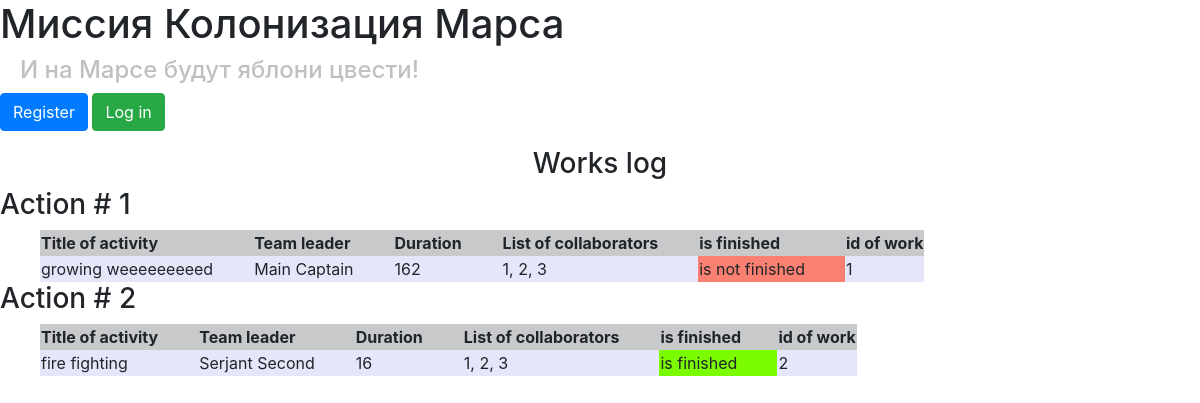
Before: / with the older database file.
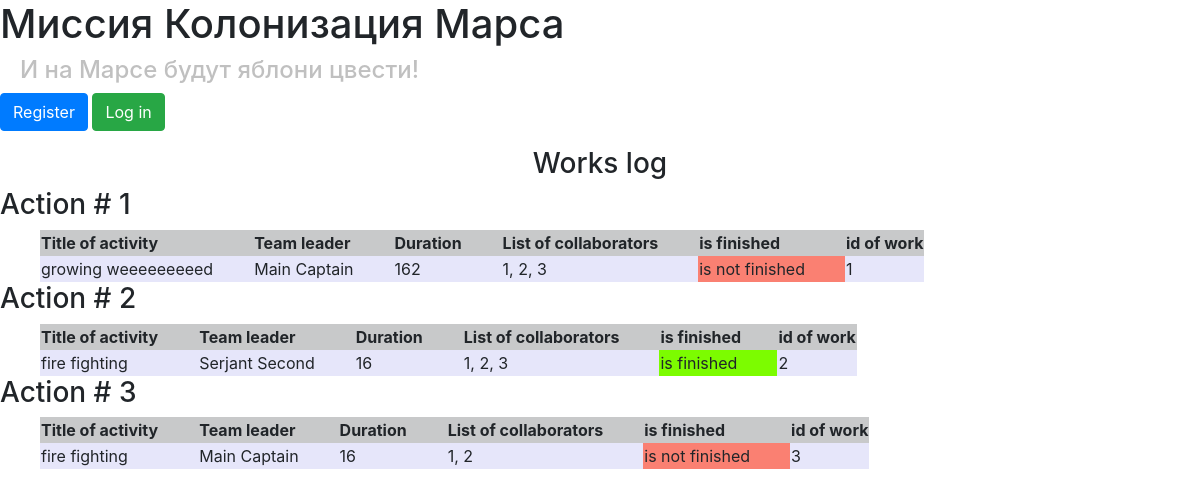
After: the same page with the newer database file.
### data/jobs.py (models this page shows)
class Jobs(SqlAlchemyBase, SerializerMixin):
    __tablename__ = 'jobs'
    id = sqlalchemy.Column(sqlalchemy.Integer,
                           primary_key=True, autoincrement=True)
    user = orm.relation('User')
    team_leader = sqlalchemy.Column(sqlalchemy.Integer, sqlalchemy.ForeignKey("users.id"))
    job = sqlalchemy.Column(sqlalchemy.String, nullable=True)
    work_size = sqlalchemy.Column(sqlalchemy.Integer)
    collaborators = sqlalchemy.Column(sqlalchemy.String, nullable=True)
    start_date = sqlalchemy.Column(sqlalchemy.DateTime, default=datetime.datetime.now)
    end_date = sqlalchemy.Column(sqlalchemy.DateTime, nullable=True)
    is_finished = sqlalchemy.Column(sqlalchemy.Boolean)
    category = orm.relation("Category",
                              secondary="association",
                              backref="jobs")

### data/users.py (models this page shows, shortened)
class User(SqlAlchemyBase, UserMixin, SerializerMixin):
    __tablename__ = 'users'
    id = sqlalchemy.Column(sqlalchemy.Integer,
                           primary_key=True, autoincrement=True)
    email = sqlalchemy.Column(sqlalchemy.String,
                              index=True, unique=True, nullable=True)
    surname = sqlalchemy.Column(sqlalchemy.String, nullable=True)
    name = sqlalchemy.Column(sqlalchemy.String, nullable=True)
    about = sqlalchemy.Column(sqlalchemy.String, nullable=True)
    age = sqlalchemy.Column(sqlalchemy.Integer, nullable=True)
    position = sqlalchemy.Column(sqlalchemy.String, nullable=True)
    speciality = sqlalchemy.Column(sqlalchemy.String, nullable=True)
    address = sqlalchemy.Column(sqlalchemy.String, nullable=True)
    hashed_password = sqlalchemy.Column(sqlalchemy.String, nullable=True)
    created_date = sqlalchemy.Column(sqlalchemy.DateTime,
                                     default=datetime.datetime.now)
    city_from = sqlalchemy.Column(sqlalchemy.String, nullable=True)
    news = orm.relation("News", back_populates='user')

### main.py (the view)
@app.route('/')
def index():
    session = create_session()
    jobs = session.query(Jobs).all()
    return render_template("job_table.html", jobs=jobs)

### data/db_session.py (called while the page is built)
def create_session() -> Session:
    global __factory
    return __factory()

### templates/job_table.html (shortened to what this page needs)
{% extends "base.html" %}
{% block content %}
<center>
    <h3>Works log</h3>
</center>
{% for job in jobs%}
<h3>Action # {{loop.index}}</h3>
<table style="margin-left:40px;">
    <tr bgcolor="#C8C9CA">
        <th style="padding-right: 40px;">Title of activity</th>
        <th style="padding-right: 40px;">Team leader</th>
        <th style="padding-right: 40px;">Duration</th>
        <th style="padding-right: 40px;">List of collaborators</th>
        <th>is finished</th>
        <th>id of work</th>
    </tr>
    <tr bgcolor="#E6E6FA">
        <td style="padding-right: 40px;">{{job.job}}</td>
        <td style="padding-right: 40px;">{{job.user.name}} {{job.user.surname}}</td>
        <td style="padding-right: 40px;">{{job.work_size}}</td>
        <td style="padding-right: 40px;">{{job.collaborators}}</td>
        {%if job.is_finished%}
        <td style="padding-right: 40px;" bgcolor="#7CFC00">is finished</td>
        {%else%}
        <td style="padding-right: 40px;" bgcolor="#FA8072">is not finished</td>
        {%endif%}
        <td style="padding-right: 40px;">{{job.id}}</td>
    </tr>
</table>
{% endfor %}
{% endblock %}

### templates/base.html (shortened to what this page needs)
<!DOCTYPE html>
<html lang="ru">
<head>
    <link rel="stylesheet"
          href="https://stackpath.bootstrapcdn.com/bootstrap/4.4.1/css/bootstrap.min.css"
>
    <link rel="stylesheet" type="text/css" href="/static/css/2.css"/>
</head>
<body>
<h1>Миссия Колонизация Марса</h1>
<h4>И на Марсе будут яблони цвести!</h4>
<nav>
    {% if current_user.is_authenticated %}
    <p>
        <a class="navbar-brand" href="/logout">{{ current_user.name}} {{ current_user.surname}}</a>
    </p>
    {% else %}
        <p>
            <a class="btn btn-primary " href="/register">Register</a>
            <a class="btn btn-success" href="/login">Log in</a>
        </p>
    {% endif %}
</nav>
{% block content %}
{% endblock %}
</body>
</html>

### static/css/2.css (style rules this page uses)
h4 { padding-left: 20px; color: #c0c0c0 }

Changed rows visible on the page:
added Jobs: job "fire fighting", user.name "Main", user.surname "Captain", work_size "16", collaborators "1, 2", is_finished "is not finished", id "3"
